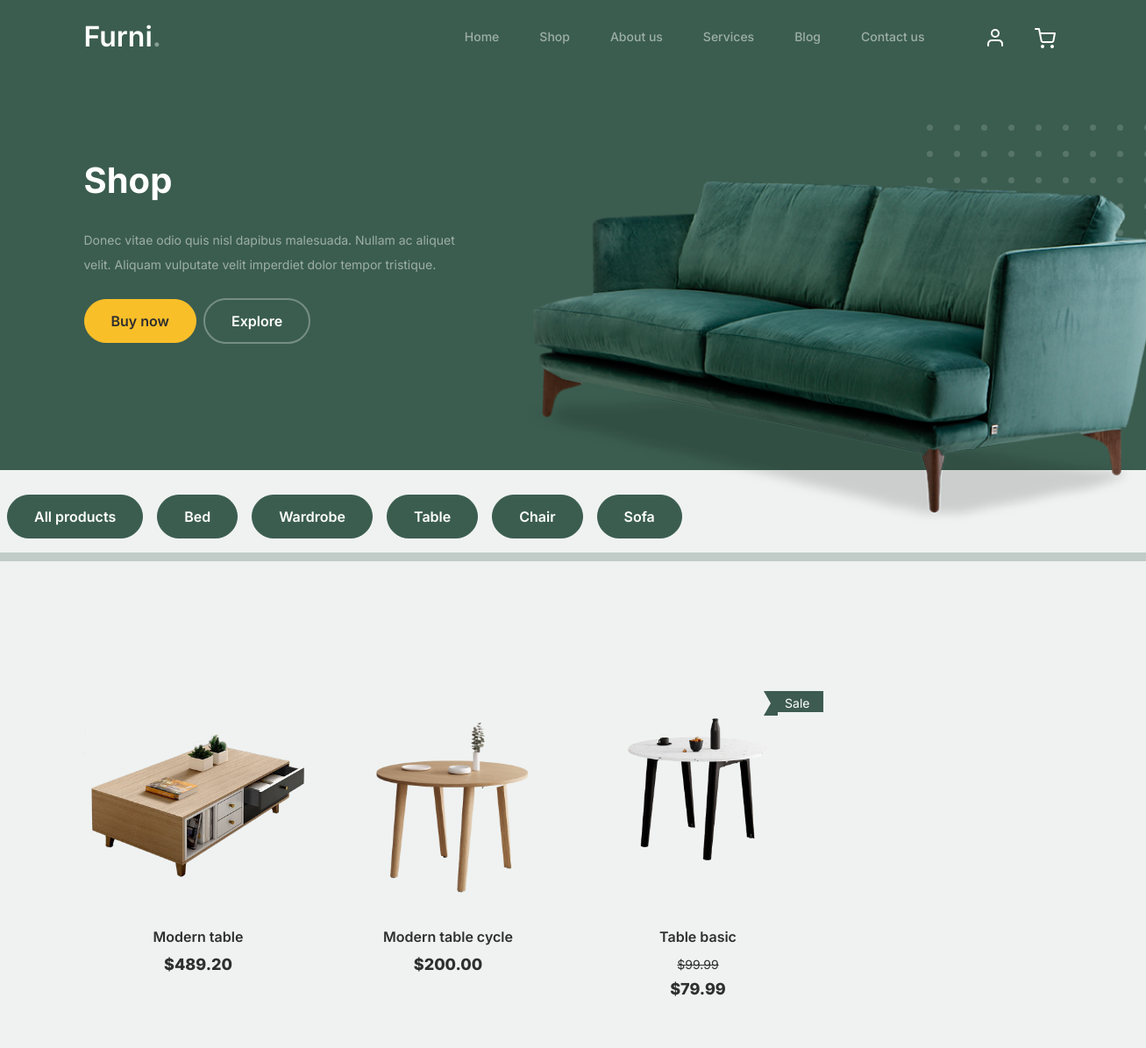
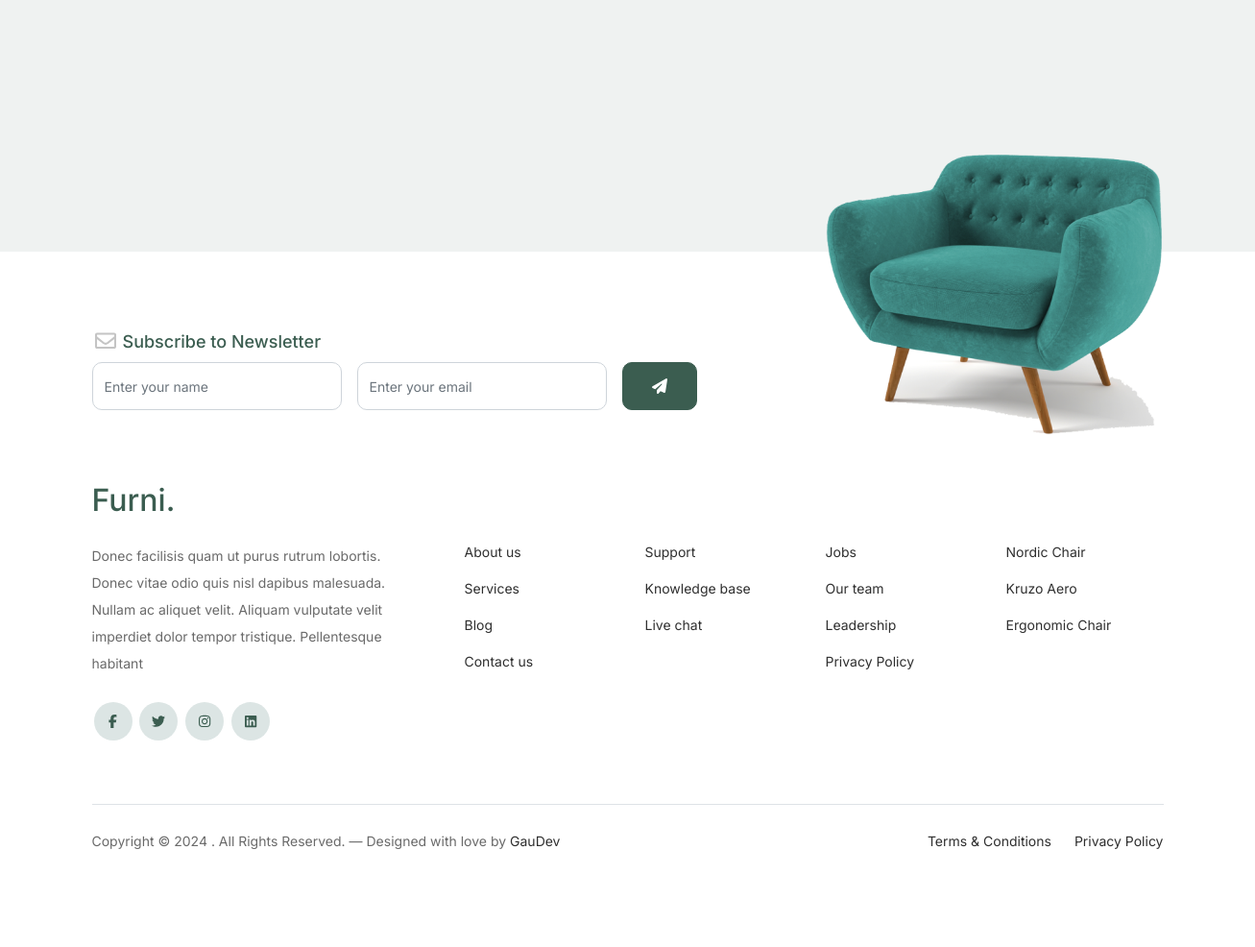
The page /category/Table/ on the database its author committed (2 pictures, top to bottom).
### store/models.py (models this page shows, shortened)
class Product(models.Model):
    name = models.CharField(max_length=100)
    description = models.CharField(max_length=250, default='', blank=True)
    price = models.DecimalField(default=0,max_digits=9, decimal_places=2)
    category = models.ForeignKey(Category, on_delete=models.CASCADE, default=1)
    image = models.ImageField(upload_to='uploads/product/')
    is_sale = models.BooleanField(default=False)
    sale_price = models.DecimalField(default=0, decimal_places=2, max_digits=6)

### store/views.py (the view)
# urls.py: path('category/<str:foo>/', views.category, name="category"),
def category(request, foo):
    foo = foo.replace('-', '')
    try:
        category = Category.objects.get(name=foo)
        products = Product.objects.filter(category=category)
        return render(request, 'shop.html', {'products': products, 'category': category})
    except Category.DoesNotExist:
        messages.error(request, "Category not found.")
        return redirect('shop')

### cart/context_processors.py (called while the page is built)
def cart(request):
    return {'cart': Cart(request)}

### store/templates/shop.html (shortened to what this page needs)
{% extends "base.html" %} {% load static %}
  {% block content %}
  <div class="hero">
    <div class="container">
      <div class="row justify-content-between">
        <div class="col-lg-5">
          <div class="intro-excerpt">
            <h1>Shop</h1>
            <p class="mb-4">Donec vitae odio quis nisl dapibus malesuada. Nullam ac aliquet velit. Aliquam vulputate velit imperdiet dolor tempor tristique.</p>
            <p><a href="" class="btn btn-secondary me-2">Buy now</a><a href="#" class="btn btn-white-outline">Explore</a></p>
          </div>
        </div>
        <div class="col-lg-7">
          <div class="hero-img-wrap">
            <img src="{% static 'images/couch.png' %}" class="img-fluid" />
          </div>
        </div>
      </div>
    </div>
  </div>
  <br />
  <div class="row">
    <div class="d-flex">
      <a href="{% url 'shop' %}" class="col-auto mx-2"><button class="btn btn-primary" data-filter="bed">All products</button></a>
      <a href="{% url 'category' 'Bed' %}" class="col-auto mx-2"><button class="btn btn-primary" data-filter="bed">Bed</button></a>
      <a href="{% url 'category' 'Wardrobe' %}" class="col-auto mx-2"><button class="btn btn-primary" data-filter="wardrobe">Wardrobe</button></a>
      <a href="{% url 'category' 'Table' %}" class="col-auto mx-2"><button class="btn btn-primary" data-filter="table">Table</button></a>
      <a href="{% url 'category' 'Chair' %}" class="col-auto mx-2"><button class="btn btn-primary" data-filter="chair">Chair</button></a>
      <a href="{% url 'category' 'Sofa' %}" class="col-auto mx-2"><button class="btn btn-primary" data-filter="sofa">Sofa</button></a>
    </div>
  </div>
  <div class="untree_co-section product-section before-footer-section">
    <div class="container">
      <div class="row" id="product-list">
        {% for product in products %} {% if product.is_sale %}
        <div class="col-12 col-md-4 col-lg-3 mb-5 product-item">
          <a class="product-link" href="{% url 'detail' product.id %}">
            <span class="wdp-ribbon wdp-ribbon-two">Sale</span>
            <img src="{{ product.image.url }}" class="img-fluid product-thumbnail" />
            <h3 class="product-title">{{ product.name }}</h3>
            <strike class="product-price">${{product.price}}</strike> <br />
            <strong class="product-price">${{product.sale_price}}</strong>
          </a>
        </div>
        {% else %}
        <div class="col-12 col-md-4 col-lg-3 mb-5 product-item">
          <a class="product-link" href="{% url 'detail' product.id %}">
            <img src="{{ product.image.url }}" class="img-fluid product-thumbnail" />
            <h3 class="product-title">{{ product.name }}</h3>
            <strong class="product-price">${{product.price}}</strong>
          </a>
        </div>
        {% endif %} {% endfor %}
      </div>
    </div>
  </div>
  {% endblock %}

### static/css/style.css (style rules this page uses)
body { overflow-x: hidden; position: relative; }
html { scroll-behavior: smooth; }
body { font-family: "Inter", sans-serif; font-weight: 400; line-height: 28px; color: #6a6a6a; font-size: 14px; background-color: #eff2f1; }
a { text-decoration: none; -webkit-transition: 0.3s all ease; -o-transition: 0.3s all ease; transition: 0.3s all ease; color: #2f2f2f; text-decoration: underline; }
.hero { background: #3b5d50; padding: calc(4rem - 30px) 0 0rem 0; }
@media (min-width: 768px) { .hero { padding: calc(4rem - 30px) 0 4rem 0; } }
@media (min-width: 992px) { .hero { padding: calc(8rem - 30px) 0 8rem 0; } }
.hero .intro-excerpt { position: relative; z-index: 4; }
@media (min-width: 992px) { .hero .intro-excerpt { max-width: 450px; } }
.hero h1 { font-weight: 700; color: #ffffff; margin-bottom: 30px; }
.hero p { color: rgba(255, 255, 255, 0.5); margin-botom: 30px; }
.hero .hero-img-wrap { position: relative; }
.hero .hero-img-wrap img { position: relative; top: 0px; right: 0px; z-index: 2; max-width: 780px; left: -20px; }
@media (min-width: 768px) { .hero .hero-img-wrap img { right: 0px; left: -100px; } }
@media (min-width: 992px) { .hero .hero-img-wrap img { left: 0px; top: -80px; position: absolute; right: -50px; } }
@media (min-width: 1200px) { .hero .hero-img-wrap img { left: 0px; top: -80px; right: -100px; } }
.hero .hero-img-wrap:after { content: ""; position: absolute; width: 255px; height: 217px; background-image: url("../images/dots-light.svg"); background-size: contain; background-repeat: no-repeat; right: -100px; top: -0px; }
@media (min-width: 1200px) { .hero .hero-img-wrap:after { top: -40px; } }
.btn { font-weight: 600; padding: 12px 30px; border-radius: 30px; color: #ffffff; background: #2f2f2f; border-color: #2f2f2f; }
.btn.btn-primary { background: #3b5d50; border-color: #3b5d50; }
.btn.btn-secondary { color: #2f2f2f; background: #f9bf29; border-color: #f9bf29; }
.btn.btn-white-outline { background: transparent; border-width: 2px; border-color: rgba(255, 255, 255, 0.3); }
.product-section { padding: 7rem 0; }
.product-section .product-item { text-align: center; text-decoration: none; display: block; position: relative; padding-bottom: 50px; cursor: pointer; }
.product-section .product-item .product-thumbnail { margin-bottom: 30px; position: relative; top: 0; -webkit-transition: 0.3s all ease; -o-transition: 0.3s all ease; transition: 0.3s all ease; }
.product-section .product-item h3 { font-weight: 600; font-size: 16px; }
.product-section .product-item strong { font-weight: 800 !important; font-size: 18px !important; }
.product-section .product-item h3, .product-section .product-item strong { color: #2f2f2f; text-decoration: none; }
.product-section .product-item:before { bottom: 0; left: 0; right: 0; position: absolute; content: ""; background: #dce5e4; height: 0%; z-index: -1; border-radius: 10px; -webkit-transition: 0.3s all ease; -o-transition: 0.3s all ease; transition: 0.3s all ease; }
.before-footer-section { padding: 7rem 0 12rem 0 !important; }
.untree_co-section { padding: 7rem 0; }

### store/templates/base.html (style rules this page uses)
html { scroll-behavior: smooth; }
.wdp-ribbon { color: #fff; display: inline-block; padding: 2px 15px; position: absolute; right: 0px; top: 20px; line-height: 24px; height: 24px; text-align: center; white-space: nowrap; vertical-align: baseline; border-radius: 0.25em; border-radius: 0; text-shadow: none; font-weight: normal; background-color: #3d5b50 !important; }
.wdp-ribbon-two:before, .wdp-ribbon-two:before { display: inline-block; content: ""; position: absolute; left: -14px; top: 0; border: 9px solid transparent; border-width: 14px 8px; border-right-color: #3d5b50; }
.wdp-ribbon-two:before { border-color: #3d5b50; border-left-color: transparent !important; left: -9px; }
.product-link { text-decoration: none; }

### rows shown on the page
Product: image (picture), name "Modern table", price "489.20"
Product: image (picture), name "Modern table cycle", price "200.00"
Product: image (picture), name "Table basic", price "99.99", sale_price "79.99"
